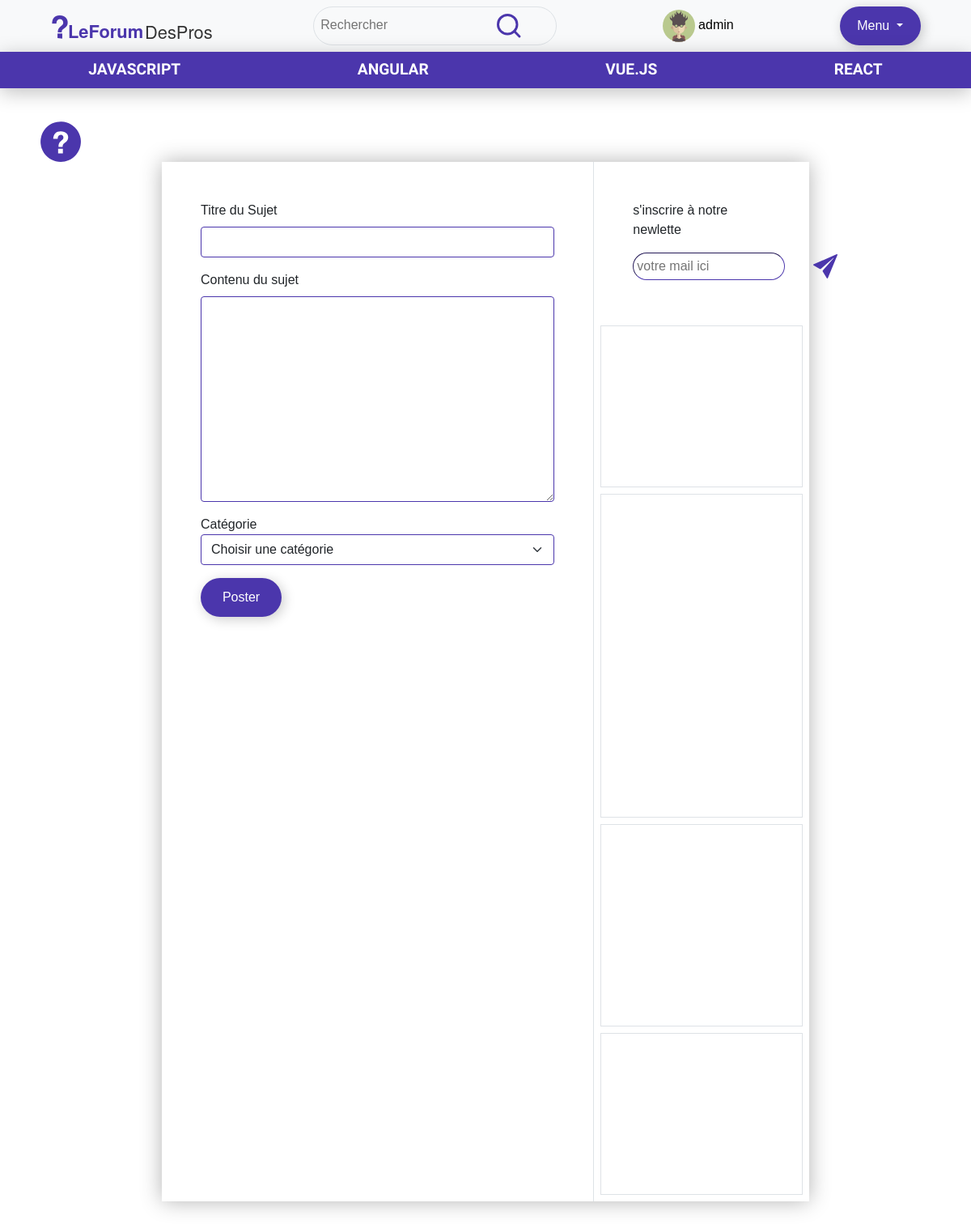
The app's page /index.php?action=createPost (signed in) with its own data.
### tables this page shows
CREATE TABLE `cat` (
  `id` int(11) NOT NULL,
  `categorie` varchar(100) NOT NULL,
  `def` text NOT NULL
);

### vues/createPost.php (the view, shortened to what this page needs)
<?php include('include/nav.php'); ?>
<div class="newPost marge page d-flex">
    <div class="addPost col-8 p-5">
        <form class="col-12" method="post" action="index.php?action=newPost">
            <div class="mb-3">
                <label for="postTitle" class="form-label">Titre du Sujet</label>
                <input type="text" class="form-control" id="postTitle" name="postTitle">
            </div>
            <div class="mb-3">
                <label for="postContent" class="form-label">Contenu du sujet</label>
                <textarea class="form-control" name="postContent" id="postContent" cols="30" rows="10"></textarea>
            </div>
            <div class="mb-3">
                <label for="cat">Catégorie</label>
                <select class="form-select" name="cat" id="cat">
                    <option selected>Choisir une catégorie</option>
                </select>
            </div>
            <button type="submit" class="button">Poster</button>
        </form>
    </div>
    <?php include('include/sidebar.php') ?>
</div>

### vues/include/nav.php (shortened to what this page needs)
<?php
    $getCat = $bdd->prepare('SELECT * FROM cat');
    $getCat->execute();
?>
<div class="fixed-top">
    <nav class="navbar d-flex justify-content-around bg-light">
        <a href="index.php?action=home"><img src="images/logo.svg" alt="logo" width="200px"></a>
        <div class="search border border-1 p-2 rounded-pill">
            <form action="?action=search" method="POST">
                <div class="form-group">
                    <input type="text" id="contenuSearch" name="contenuSearch" class="contenuSearch" placeholder="Rechercher">
                    <button type="submit"><img src="images/search.svg" alt="search" width="30px"></button>
                </div>
            </form>
        </div>
        <?php if(isset($_SESSION['id'])){ ?>
                <button class="bg-transparent" type="button" data-bs-toggle="modal" data-bs-target="#userProfil">
                    <img src="images/user/<?=$_SESSION['avatar']?>.svg" width="40px" alt=""> <?=$_SESSION['pseudo']?>
                </button>
                <div class="dropdown">
                    <button class="button dropdown-toggle" type="button" id="dropdownMenuButton1" data-bs-toggle="dropdown" aria-expanded="false">
                        Menu
                    </button>
                </div>
        <?php } else { ?>
            <a class="link" href="index.php?action=connexion">Se connecter</a>
        <?php } ?>
    </nav>
    <nav class="navbar list-categorie d-flex justify-content-around">
        <?php while($c = $getCat->fetch()){ ?>
            <a href="index.php?action=pageCategorie&idCat=<?=$c['id']?>"><?=$c['categorie']?></a>
        <?php } ?>
    </nav>
</div>

### asset/main.css (style rules this page uses)
* { margin: 0; padding: 0; font-family: Helvetica, sans-serif; }
.marge { margin-left: 200px; margin-right: 200px; margin-top: 200px; margin-bottom: 50px; }
a { text-decoration: none !important; }
button { border: none; min-width: 100px; }
.button { background-color: #4B36AC; color: white; border-radius:50px; padding: 12px 10px 12px 10px; box-shadow: 3px 3px 15px rgba(0, 0, 0, .20); text-decoration: none; transition: all .3s ease; }
.page { box-shadow: 0px 0px 25px rgba(0, 0, 0, .30); background-color: white; }
nav.list-categorie { background-color: #4B36AC; box-shadow: 0px 5px 25px rgba(0, 0, 0, .25); }
nav.list-categorie a { font-family: 'Viga', sans-serif; color: white; text-transform: uppercase; font-size: 1.2em; font-weight: bold; text-decoration: none; transition: opacity .2s ease; }
.newPost input, .newPost select, .newPost textarea { border-color: #4B36AC; }
.search form input { border: none; background: transparent; }
.search form button { border: none; background: transparent; }

### records on screen
cat: categorie "JAVASCRIPT"
cat: categorie "ANGULAR"
cat: categorie "VUE.JS"
cat: categorie "REACT"

### other values on screen
$_SESSION['pseudo'] "admin"
